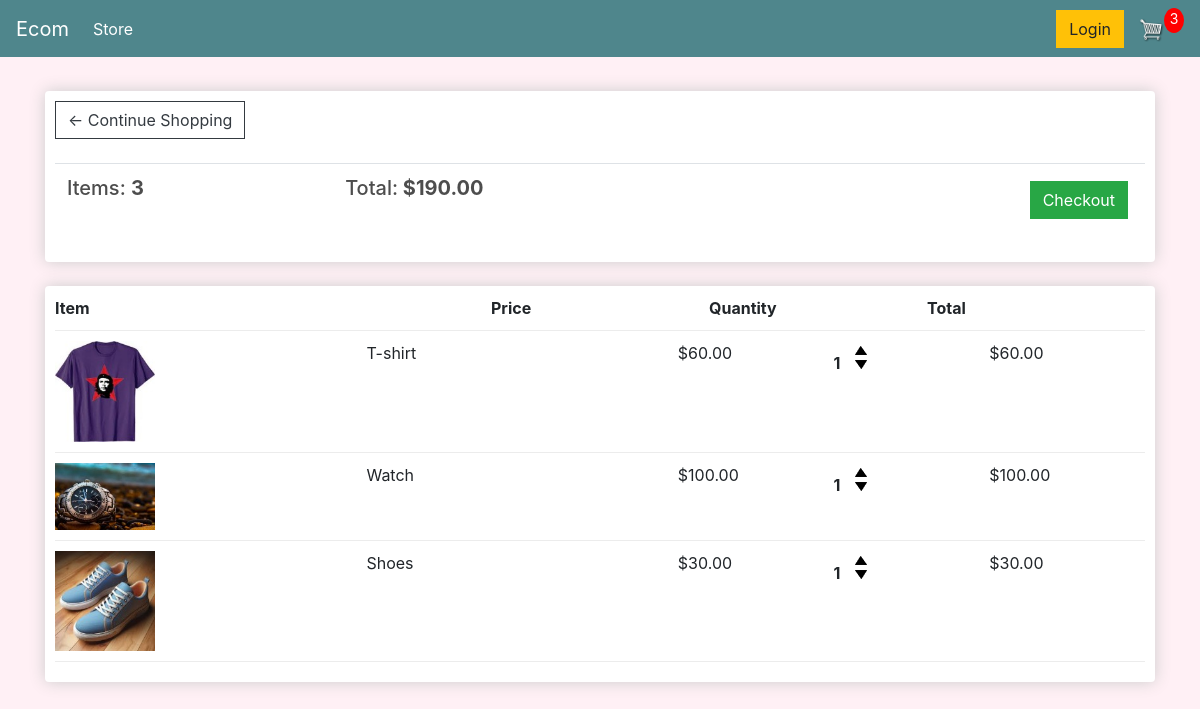
The app's page /cart/ (signed in) with its own data.
### store/models.py (models this page shows, shortened)
class Order(models.Model):
     customer= models.ForeignKey(Customer, on_delete=models.SET_NULL, null=True, blank= True)
     date_ordered=models.DateTimeField(auto_now_add=True)
     complete=models.BooleanField(default=False)
     transaction_id=models.CharField(max_length=100, null=True)
     @property
     def get_cart_total(self):
          orderitems= self.orderitem_set.all()
          total= sum([item.get_total for item in orderitems])
          return total
     @property
     def get_cart_items(self):
          orderitems= self.orderitem_set.all()
          total= sum([item.quantity for item in orderitems])
          return total

class OrderItem(models.Model):
    product = models.ForeignKey(Product, on_delete=models.SET_NULL, null=True)
    order = models.ForeignKey(Order, on_delete=models.SET_NULL, null=True)
    quantity = models.IntegerField(default=0, null=True, blank=True)
    date_added = models.DateTimeField(auto_now_add=True)
    @property
    def get_total(self):
         total=self.product.price * self.quantity
         return total

class Product(models.Model):
        name=models.CharField(max_length=200)
        price=models.DecimalField(max_digits=7,decimal_places=2)
        digital=models.BooleanField(default=False,null=True,blank=True)#if false its a physicall product needed to be deliverd or shipped
        image = models.ImageField(null=True, blank=True)
        @property
        def imageURL(self):
             try:
                  url = self.image.url
             except:
                  url= ''
             return url

### store/views.py (the view)
# urls.py: path('cart/', views.cart, name="cart"),
def cart(request):
    data= cartData(request)
    cartItems = data['cartItems']
    order = data['order']
    items = data['items']
    context = {'items': items, 'order': order, 'cartItems': cartItems}
    return render(request, "store/cart.html", context)

### store/utils.py (called while the page is built)
def cartData(request):
    if request.user.is_authenticated:
        customer = request.user.customer
        order, created = Order.objects.get_or_create(customer=customer, complete=False)
        if created:  # Save the order if it's newly created
            order.save()
        items = order.orderitem_set.all()
        total = order.get_cart_total  # Call the method to get cart total
        cartItems = order.get_cart_items  # Call the method to get cart items
    else:
        cookieData= cookieCart(request)
        cartItems = cookieData['cartItems']
        order = cookieData['order']
        items = cookieData['items']
    return{'cartItems': cartItems, 'order': order, 'items': items}

### store/templates/store/cart.html
{% extends 'store/Main.html' %}
{% load static %}
{% block content %}
<div class="row">
    <div class="col-lg-12">
        <div class="box-element">
            <a class="btn btn-outline-dark" href="{% url 'store' %}">&#x2190; Continue Shopping</a>
            <br><br>
            <table class="table">
                <tr>
                    <th><h5>Items: <strong>{{ order.get_cart_items }}</strong></h5></th>
                    <th><h5>Total:<strong> ${{ order.get_cart_total }}</strong></h5></th>
                    <th>
                        <a style="float:right; margin:5px;" class="btn btn-success" href="{% url 'checkout' %}">Checkout</a>
                    </th>
                </tr>
            </table>
        </div>
        <br>
        <div class="box-element">
            <div class="cart-row">
                <div style="flex:2"><strong>Item</strong></div>
                <div style="flex:1"><strong>Price</strong></div>
                <div style="flex:1"><strong>Quantity</strong></div>
                <div style="flex:1"><strong>Total</strong></div>
            </div>
            {% for item in items %}
            <div class="cart-row">
                <div style="flex:2"><img class="row-image" src="{{ item.product.imageURL }}"></div>
                <div style="flex:2"><p>{{ item.product.name }}</p></div>
                <div style="flex:1"><p>${{ item.product.price }}</p></div>
                <div style="flex:1">
                    <p class="quantity">{{ item.quantity }}</p>
                    <div class="quantity">
                        <img data-product={{item.product.id}} data-action="add" class="chg-quantity update-cart" src="{% static 'images/arrow-up.png' %}">
                        <img data-product={{item.product.id}} data-action="remove" class="chg-quantity update-cart" src="{% static 'images/arrow-down.png' %}">
                    </div>
                </div>
                <div style="flex:1"><p>${{ item.get_total }}</p></div>
            </div>
            {% endfor %}
        </div>
    </div>
</div>
{% endblock content %}

### static/css/main.css (style rules this page uses)
body { background-color:lavenderblush; }
h1,h2,h3,h4,h5,h6 { color:hsl(0, 0%, 30%); }
.box-element { box-shadow:hsl(0, 0%, 80%) 0 0 16px; background-color: #fff; border-radius: 4px; padding: 10px; }
.col-lg-4, .col-lg-6, .col-lg-8, .col-lg-12 { margin-top: 10px; }
.btn { border-radius: 0; }
.row-image { width: 100px; }
.cart-row { display: flex; align-items: flex-stretch; padding-bottom: 10px; margin-bottom: 10px; border-bottom: 1px solid #ececec; }
.quantity { display: inline-block; font-weight: 700; padding-right:10px; }
.chg-quantity { width: 12px; cursor: pointer; display: block; margin-top: 5px; transition:.1s; }

### records on screen
Order: get_cart_items "3", get_cart_total "190.00"
OrderItem: product.imageURL (picture), product.name "T-shirt", product.price "60.00", quantity "1", get_total "60.00"
OrderItem: product.imageURL (picture), product.name "Watch", product.price "100.00", quantity "1", get_total "100.00"
OrderItem: product.imageURL (picture), product.name "Shoes", product.price "30.00", quantity "1", get_total "30.00"

### other values on screen
{{ cartItems }} "3"
